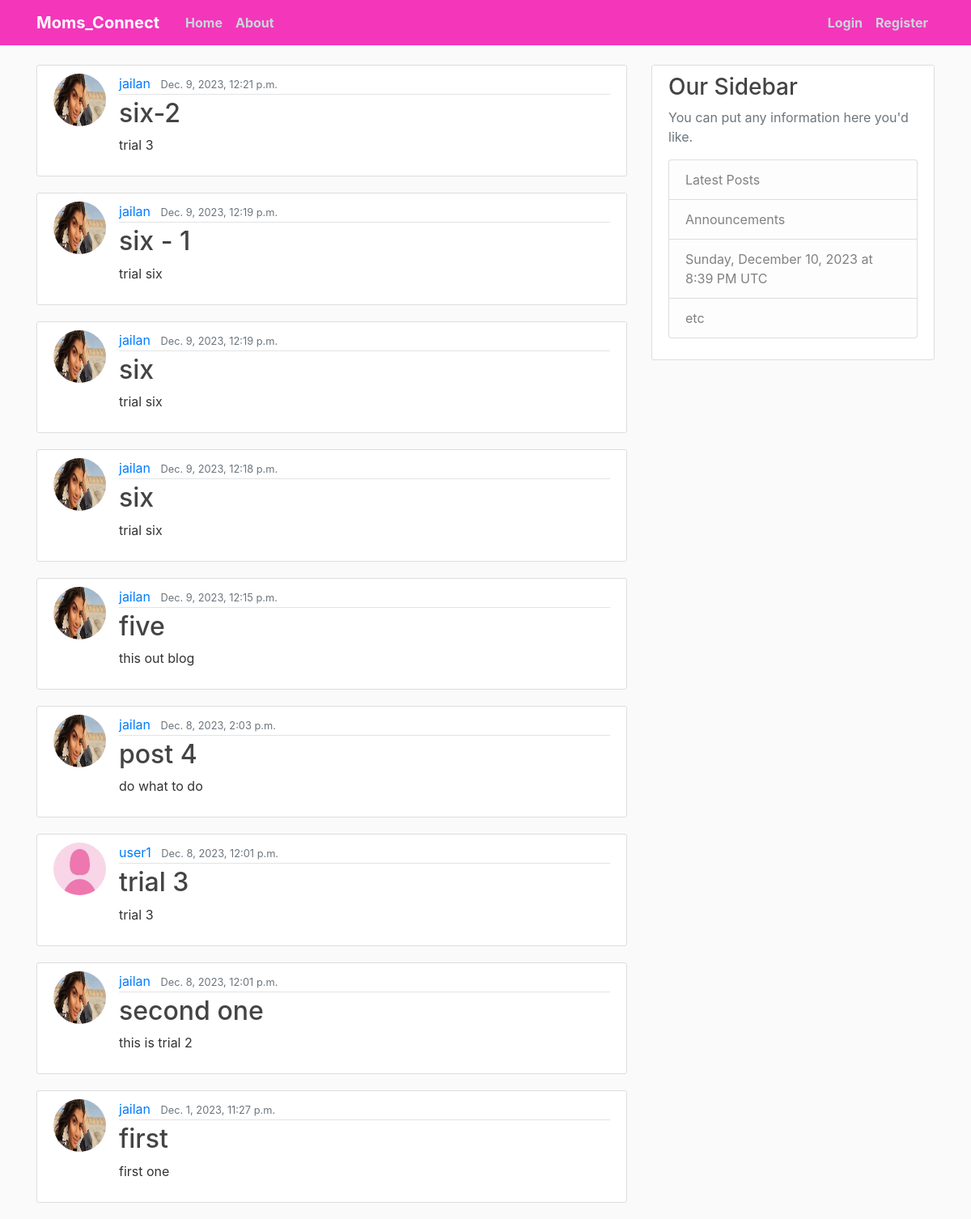
Before: / with the older database file.
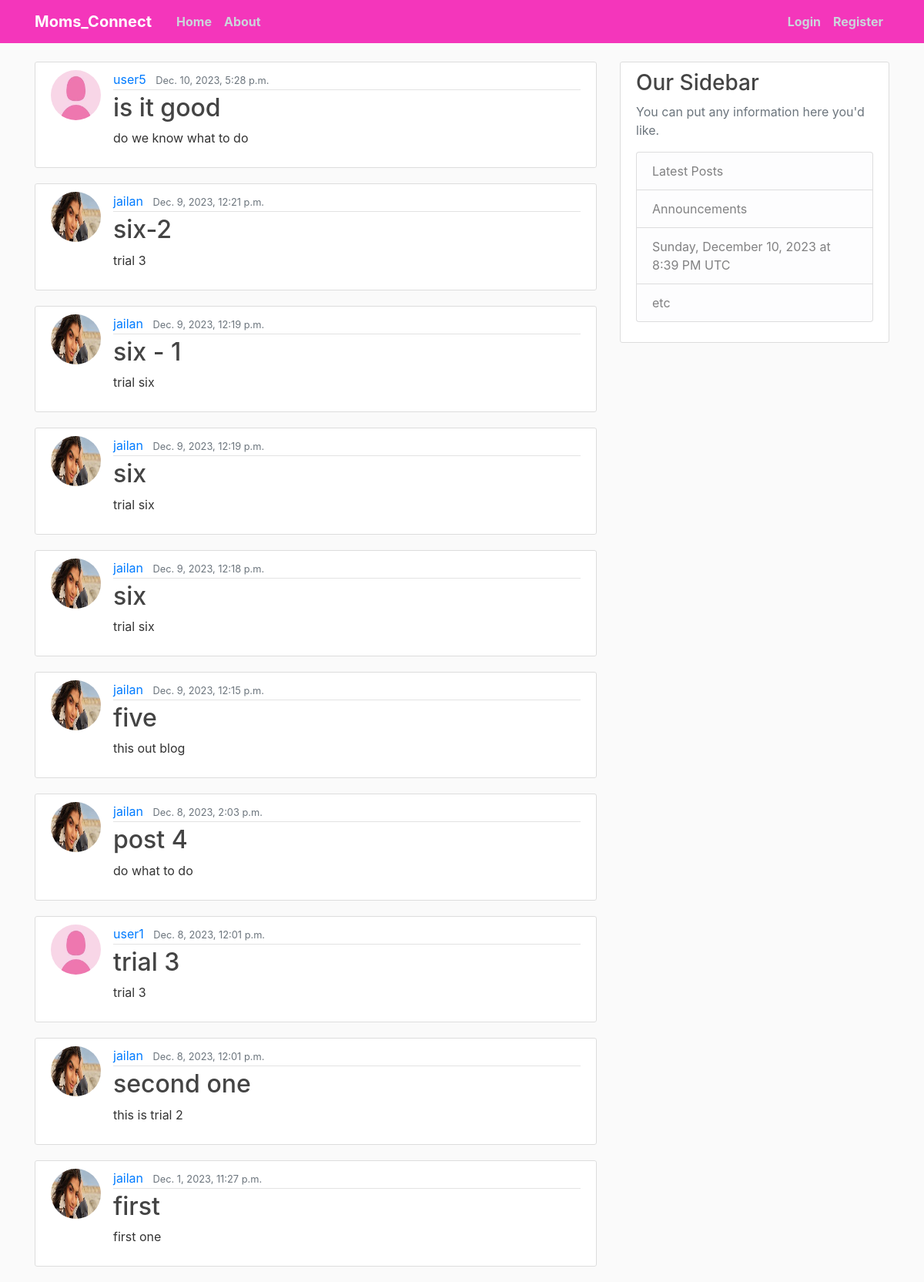
After: the same page with the newer database file.
### blog/models.py (models this page shows, shortened)
class Post(models.Model):
    title = models.CharField(max_length=200)
    content = models.TextField()
    date_posted = models.DateTimeField(default=timezone.now)
    author = models.ForeignKey(User, on_delete=models.CASCADE)

### users/models.py (models this page shows, shortened)
class Profile(models.Model):
    user = models.OneToOneField(User, on_delete=models.CASCADE)
    Bio = models.CharField(max_length=1000, blank=True)
    image = models.ImageField(default='default.jpg', upload_to='profile_photos')

### blog/views.py (the view)
# urls.py: path('', PostListView.as_view(), name='blog-home'),
class PostListView(ListView):
    model = Post
    template_name = 'blog/home.html'
    context_object_name = 'posts'
    ordering = ['-date_posted']

### templates/blog/home.html
{% extends "base.html" %}
{% block content %}
    {% for post in posts %}
    <article class="media content-section">
      <img class="rounded-circle article-img" src="{{ post.author.profile.image.url }}">
        <div class="media-body">
          <div class="article-metadata">
            <a class="mr-2" href="#">{{ post.author }}</a>
            <small class="text-muted">{{ post.date_posted }}</small>
          </div>
          <h2><a class="article-title" href="{% url 'blog-post-detail' post.id %}">{{ post.title }}</a></h2>
          <p class="article-content">{{ post.content }}</p>
        </div>
    </article>
    {% endfor %}
{% endblock content %}

### templates/base.html (shortened to what this page needs)
{% load static %}
<!DOCTYPE html>
<html lang="en">
    <link rel="stylesheet" href="https://cdn.jsdelivr.net/npm/bootstrap@4.0.0/dist/css/bootstrap.min.css">
    <link rel="stylesheet"  href="{% static 'css/main.css' %}">
</head>
<body>
  <header class="site-header">
    <nav class="navbar navbar-expand-md navbar-dark bg-steel fixed-top">
      <div class="container">
        <a class="navbar-brand mr-4" href="{% url 'blog-home' %}"><b>Moms_Connect</b></a>
        <div class="collapse navbar-collapse" id="navbarToggle">
          <div class="navbar-nav mr-auto">
            <a class="nav-item nav-link" href="{% url 'blog-home' %}"><b>Home</b></a>
            <a class="nav-item nav-link" href="{% url 'blog-about' %}"><b>About</b></a>
          </div>
          <div class="navbar-nav">
            {% if user.is_authenticated %}
            <a class="nav-item nav-link" href="{% url 'users-profile' %}"><b>profile</b></a>
            <a class="nav-item nav-link" href="{% url 'blog-post-create' %}"><b>New Post</b></a>
            <a class="nav-item nav-link" href="{% url 'logout' %}"><b>Logout</b></a>
            {% else %}
            <a class="nav-item nav-link" href="{% url 'login' %}"><b>Login</b></a>
            <a class="nav-item nav-link" href="{% url 'users-register' %}"><b>Register</b></a>
            {% endif %}
          </div>
        </div>
      </div>
    </nav>
  </header>
    <main role="main" class="container">
        <div class="row">
          <div class="col-md-8">
            {% block content %}{% endblock %}
          </div>
          <div class="col-md-4">
            <div class="content-section">
              <h3>Our Sidebar</h3>
              <p class='text-muted'>You can put any information here you'd like.
                <ul class="list-group">
                  <li class="list-group-item list-group-item-light">Latest Posts</li>
                  <li class="list-group-item list-group-item-light">Announcements</li>
                  <li class="list-group-item list-group-item-light" id="currentDateTime">Calendars</li>
                  <li class="list-group-item list-group-item-light">etc</li>
                </ul>
              </p>
            </div>
          </div>
        </div>
    </main>
</body>
</html>

### Mommyblog/static/css/main.css (style rules this page uses)
body { background: #fafafa; color: #333333; margin-top: 5rem; }
h1, h2, h3, h4, h5, h6 { color: #444444; }
ul { margin: 0; }
.bg-steel { background-color: #f436bb; }
.site-header .navbar-nav .nav-link { color: #cbd5db; }
.content-section { background: #ffffff; padding: 10px 20px; border: 1px solid #dddddd; border-radius: 3px; margin-bottom: 20px; }
.article-title { color: #444444; }
.article-content { white-space: pre-line; }
.article-img { height: 65px; width: 65px; margin-right: 16px; }
.article-metadata { padding-bottom: 1px; margin-bottom: 4px; border-bottom: 1px solid #e3e3e3 }

### templates/base.html (style rules this page uses)
body { background-image: url("https://img.pikbest.com/backgrounds/20220119/mother-baby-gynecology-woman-pink_6245648.jpg!sw800"); background-size: cover; background-repeat: no-repeat; background-attachment: fixed; }

Changed rows visible on the page:
added Post: author.profile.image (placeholder picture), author "user5", date_posted "Dec. 10, 2023, 5:28 p.m.", title "is it good", content "do we know what to do"
